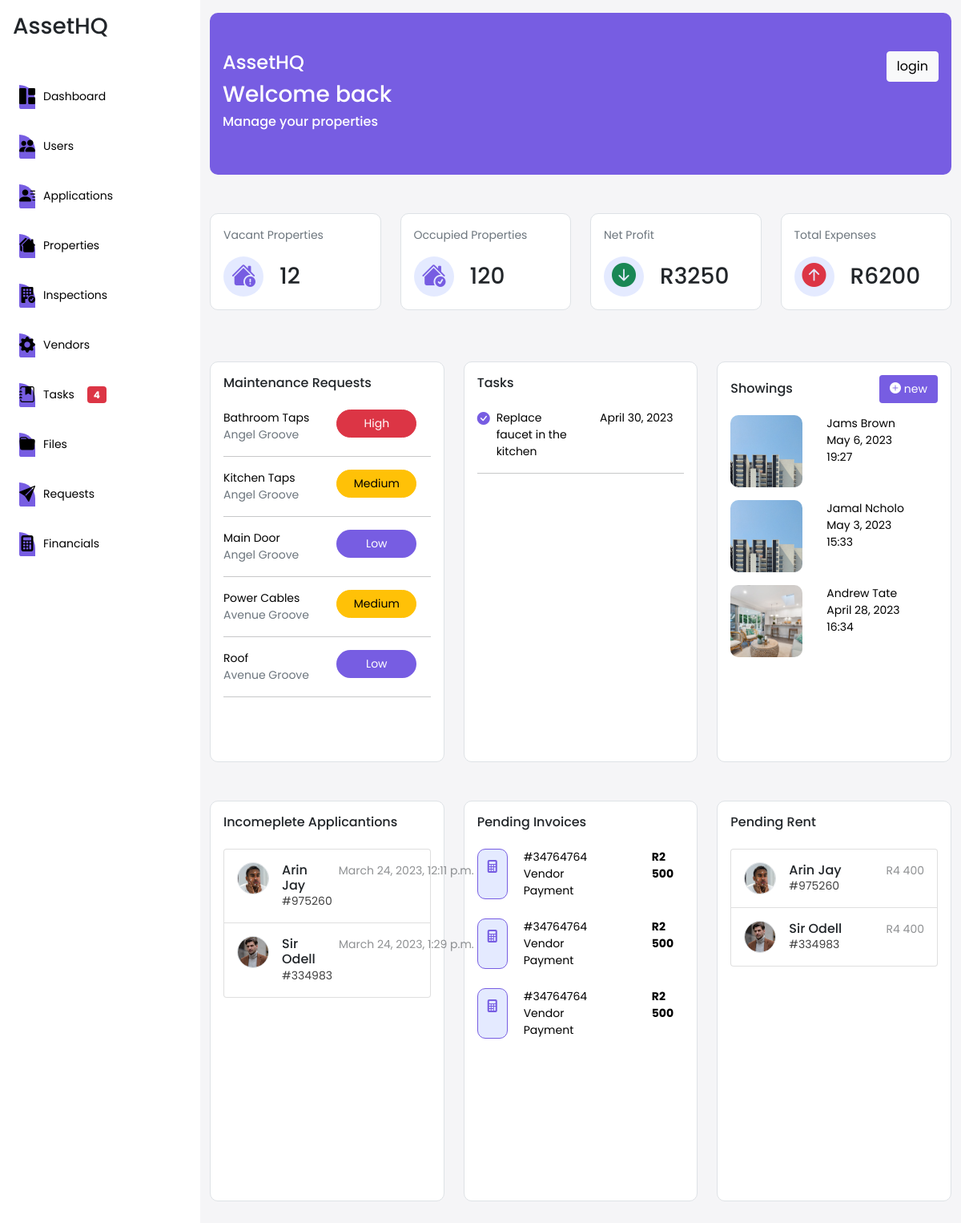
Before: / with the older database file.
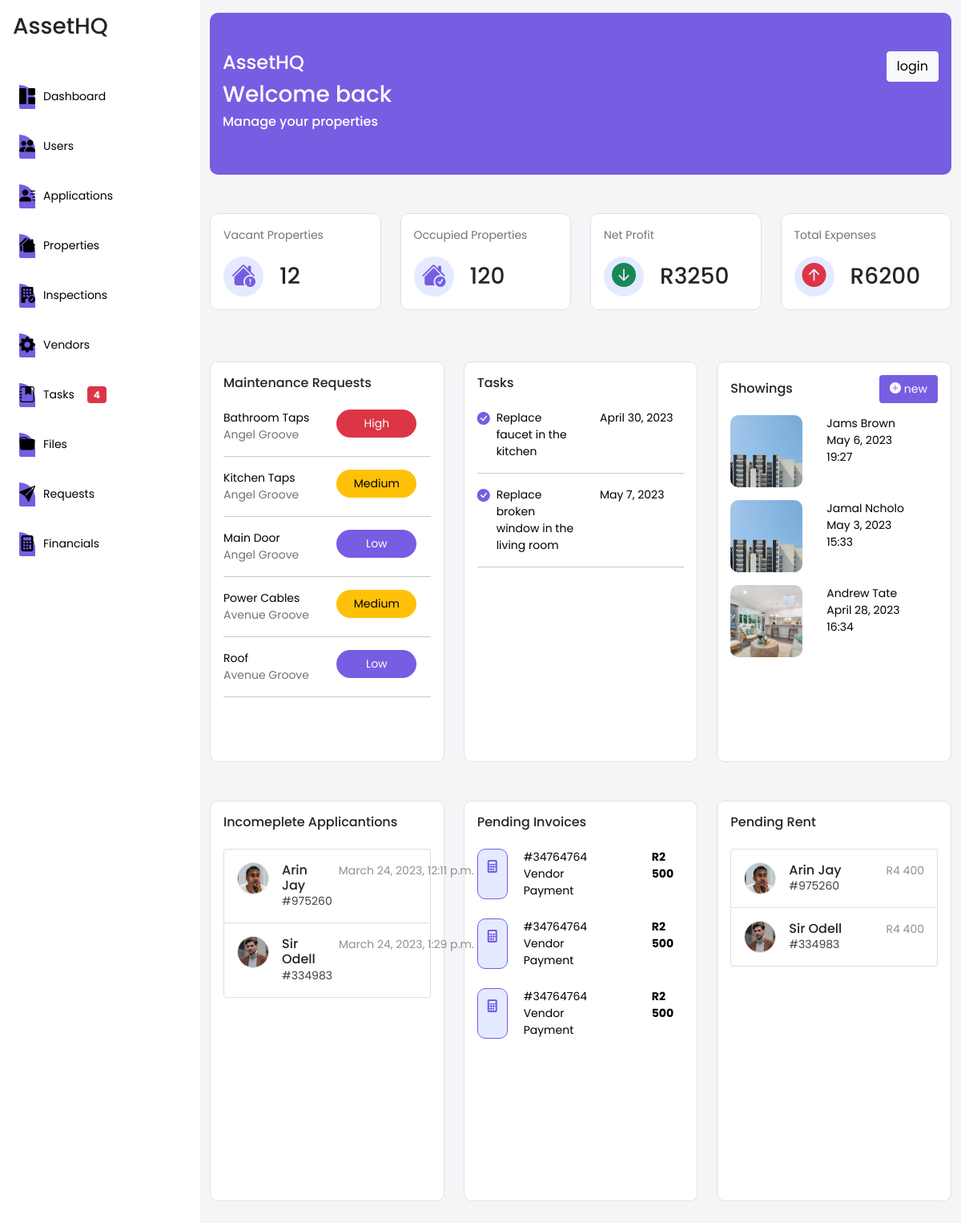
After: the same page with the newer database file.
### Requests/models.py (models this page shows, shortened)
class MaintenanceRequest(models.Model):
    property = models.ForeignKey(PropertyModel,null=True, on_delete=models.CASCADE,blank=True,default=None , related_name='Property_maintenance')
    tenant = models.ForeignKey(ApplicationModel,null=True, on_delete=models.CASCADE,blank=True,default=None , related_name='maintenance_tenant')
    assigned_manager = models.ForeignKey(ManagerModel,null=True, on_delete=models.CASCADE,blank=True,default=None , related_name='maintenance_manager')
    owners = models.ManyToManyField(OwnerModel,blank=True,default=None , related_name='maintenance_owner')
    vendor = models.ForeignKey(VendorModel,null=True, on_delete=models.CASCADE,blank=True,default=None , related_name='maintenance_vendor')
    title =  models.CharField(max_length=255)
    description = models.TextField(blank = True)
    image = models.ImageField(null=True, blank=True,upload_to='static/images')
    status = models.ForeignKey(MaintenanceStatusModel,null=True, on_delete=models.CASCADE,blank=True,default=None , related_name='maintenance_status')
    priority = models.ForeignKey(PriorityModel,null=True, on_delete=models.CASCADE,blank=True,default=None , related_name='maintenance_priority')
    date_completed = models.DateTimeField(null=True, blank=True)
    date_created = models.DateTimeField(auto_now_add=True, null=True)

class PriorityModel(models  .Model):
    name = models.CharField(max_length=255)
    date_created = models.DateTimeField(auto_now_add=True, null=True)

### property/models.py (models this page shows, shortened)
class PropertyModel(models.Model):
    listing_number = models.CharField(max_length=200,null=True,blank=True)
    propertyName = models.CharField(max_length=200,null=True,blank=True)
    street = models.CharField(max_length=200,null=True,blank=True)
    town = models.CharField(max_length=200,null=True,blank=True)
    city = models.CharField(max_length=200,null=True,blank=True)
    postal_code = models.CharField(max_length=200,null=True,blank=True)
    province = models.CharField(max_length=200,null=True,blank=True)
    property_for = models.ForeignKey(PropertyForModel,null=True, on_delete=models.CASCADE,blank=True,default=None , related_name='property_is_for')
    property_type = models.ForeignKey(PropertyTypeModel,null=True, on_delete=models.CASCADE,blank=True,default=None , related_name='property_type')
    features_property = models.ManyToManyField(PropertyFeatures,blank=True,default=None , related_name='propertyfeatures')
    availability = models.ForeignKey(AvailabilityModel,null=True, on_delete=models.CASCADE,blank=True,default=None , related_name='property_availability')
    bedrooms = models.DecimalField(max_digits=10, decimal_places=1)
    bathrooms = models.DecimalField(max_digits=10, decimal_places=1)
    garage = models.CharField(max_length=200,null=True,blank=True)
    Floor_Size = models.DecimalField(max_digits=10, decimal_places=2)
    Erf_Size = models.DecimalField(max_digits=10, decimal_places=2)
    Description = models.TextField(blank = True)
    Furnished = models.CharField(max_length=200,null=True,blank=True)
    eletricity_type = models.ForeignKey(EletricityModel,null=True, on_delete=models.CASCADE,blank=True,default=None , related_name='eletricity_type')
    owners = models.ManyToManyField(OwnerModel,blank=True,default=None , related_name='property_owner')
    managers = models.ManyToManyField(ManagerModel,blank=True,default=None , related_name='property_managers')
    property_applications = models.ManyToManyField(ApplicationModel,blank=True,default=None , related_name='property_applicants')
    tenants = models.ManyToManyField(PropertyTenant,blank=True,default=None , related_name='listing_tenants')
    property_tenant = models.ForeignKey(ApplicationModel,null=True, on_delete=models.CASCADE,blank=True,default=None , related_name='moved_in_tenant')
    price = models.DecimalField(max_digits=10, decimal_places=2,null=True, blank=True)
    status = models.CharField(max_length=200,null=True,blank=True,default='Active')
    coverImage = models.ImageField(null=True, blank=True,upload_to='static/images')
    image1 = models.ImageField(null=True, blank=True,upload_to='static/images')
    image2 = models.ImageField(null=True, blank=True,upload_to='static/images')
    image3 = models.ImageField(null=True, blank=True,upload_to='static/images')
    updated_at = models.DateTimeField(auto_now=True)
    date_created = models.DateTimeField(auto_now_add=True, null=True)

class PropertyViewings(models.Model):
    property = models.ForeignKey(PropertyModel,null=True, on_delete=models.CASCADE,blank=True,default=None , related_name='Showing_Property')
    viewing_date = models.DateField(auto_now=False)
    viewing_time = models.CharField(max_length=200,null=True,blank=True)
    client = models.CharField(max_length=200,null=True,blank=True)
    contact = models.CharField(max_length=200,null=True,blank=True)
    status = models.CharField(max_length=200,null=True,blank=True,default='Pending')
    date_created = models.DateTimeField(auto_now_add=True, null=True)

### Tasks/models.py (models this page shows, shortened)
class TaskModel(models.Model):
    task_number = models.CharField(max_length=200,null=True,blank=True)
    property = models.ForeignKey(PropertyModel,null=True, on_delete=models.CASCADE,blank=True,default=None , related_name='Task_Property')
    owners = models.ManyToManyField(OwnerModel,blank=True,default=None , related_name='Task_owner')
    managers = models.ManyToManyField(ManagerModel,blank=True,default=None , related_name='Task_managers')
    created_by = models.ForeignKey(ManagerModel,null=True, on_delete=models.CASCADE,blank=True,default=None , related_name='created_byTask')
    asssigned_vendor = models.ManyToManyField(VendorModel,blank=True,default=None , related_name='Task_vendors')
    title = models.CharField(max_length=255)
    description = models.TextField(blank=True, null=True)
    status = models.ForeignKey(TaskStatusModel,null=True, on_delete=models.CASCADE,blank=True,default=None , related_name='Task_status')
    due_date = models.DateField()
    date_created = models.DateTimeField(auto_now_add=True, null=True)

### applications/models.py (models this page shows, shortened)
class ApplicationModel(models.Model):
    user = models.ForeignKey(UserModel,null=True, on_delete=models.CASCADE,blank=True,default=None , related_name='application_user')
    application_number = models.CharField(max_length=200,null=True,blank=True)
    first_name = models.CharField(max_length=200,null=True,blank=True)
    last_name = models.CharField(max_length=200,null=True,blank=True)
    email = models.CharField(max_length=200,null=True,blank=True)
    phone = models.CharField(max_length=200,null=True,blank=True)
    street = models.CharField(max_length=200,null=True,blank=True)
    town = models.CharField(max_length=200,null=True,blank=True)
    city = models.CharField(max_length=200,null=True,blank=True)
    postal_code = models.CharField(max_length=200,null=True,blank=True)
    province = models.CharField(max_length=200,null=True,blank=True)
    application_type = models.CharField(max_length=200,null=True,blank=True)
    role = models.CharField(max_length=200,null=True,blank=True,default='applicant')
    active = models.CharField(max_length=200,null=True,blank=True,default='active')
    profile_pic = models.ImageField(null=True, blank=True,upload_to='static/images')
    management = models.ManyToManyField(ManagerModel,blank=True,default=None , related_name='application_managers')
    date_created = models.DateTimeField(auto_now_add=True, null=True)

### client/views.py (the view)
# urls.py: path('',views.IndexView,name='index'),
def IndexView(request):
    properties = PropertyModel.objects.all()
    propertyShowingsCount = PropertyViewings.objects.filter(status = 'Pending').count()
    if propertyShowingsCount <= 3:
        propertyShowings = PropertyViewings.objects.filter(status = 'Pending')[:3]
        view_more = 'False'
    else:
        propertyShowings = PropertyViewings.objects.filter(status = 'Pending')[:3]
        view_more = 'True'
    maintenance_Pending = MaintenanceStatusModel.objects.get(name = 'Pending')
    maintenance_request = MaintenanceRequest.objects.filter(status = maintenance_Pending)
    task_status = TaskStatusModel.objects.get(name = 'Open')
    open_task = TaskModel.objects.filter(status = task_status)
    applications =  ApplicationModel.objects.all()
    properties_viewings = PropertyModel.objects.all()
    Expenses = ExpenseModel.objects.all()
    total_expense = Expenses.aggregate(Sum('amount'))['amount__sum'] or 0
    All_Expenses = total_expense
    rent_roll = RentModel.objects.all()
    total_rent_roll = rent_roll.aggregate(Sum('amount'))['amount__sum'] or 0
    income = IncomeModel.objects.all()
    total_incomes = income.aggregate(Sum('amount'))['amount__sum'] or 0
    Total_Income = (total_rent_roll + total_incomes) - All_Expenses
    context = {
        "maintenance_request" : maintenance_request,
        "open_task" : open_task,
        "applications" : applications,
        "properties_viewings": properties_viewings,
        "All_Expenses" : All_Expenses,
        "Total_Income" : Total_Income,
        "propertyShowings" : propertyShowings,
        "properties" : properties,
        "view_more" : view_more
    }
    return render(request,'client/index.html',context)

### client/templates/client/index.html (shortened to what the changed rows need)
{% extends 'client/base.html' %}
{% block content %}
<div class="row">
  <div class="col-12 col-md-12 col-lg-4 mb-5">
    <div class="main-container border p-3 dashboard-cards">
      <h6 class="mb-4">Maintenance Requests</h6>
      {% for data in maintenance_request %}
      <a href="{% url 'request-details' data.id %}">
        <div class="row link-hover">
          <div class="col">
            <p class="mb-0">{{data.title}}</p>
            <p class="text-secondary">{{data.property.propertyName}}</p>
          </div>
          <div class="col">
            {% if data.priority.name == 'High' %}
            <button class="btn btn-danger rounded-pill btn-fonts">
              {{data.priority.name}}
            </button>
            {% elif data.priority.name == 'Medium' %}
            <button class="btn btn-warning rounded-pill btn-fonts">
              {{data.priority.name}}
            </button>
            {% elif data.priority.name == 'Low' %}
            <button class="btn btn-style rounded-pill btn-fonts">
              {{data.priority.name}}
            </button>
            {% endif %}
          </div>
        </div>
      </a>
      <hr class="mt-0" />
      {% endfor %}
    </div>
  </div>
  <div class="col-12 col-md-12 col-lg-4 mb-5">
    <div class="main-container border p-3 dashboard-cards">
      <h6 class="mb-4">Tasks</h6>
      {% for data in open_task %}
      <a href="{% url 'view-task' data.id %}">
        <div class="row link-hover">
          <div class="col-1">
            <i class="bi bi-check-circle-fill dashboard-task-icon"></i>
          </div>
          <div class="col">
            <p>{{data.title}}</p>
          </div>
          <div class="col">
            <p>{{data.due_date}}</p>
          </div>
        </div>
      </a>
      <hr class="mt-0" />
      {% endfor %}
    </div>
  </div>
  <div class="col-12 col-md-12 col-lg-4 mb-5">
    <div class="main-container border p-3 dashboard-cards">
      {% for data in propertyShowings %}
      <a href="{% url 'property-viewings' data.property.id %}">
        <div class="d-flex mb-3 link-hover">
          <img
            src="{{data.property.coverImage.url}}"
            alt=""
            class="property_dashboard_image"
          />
          <div>
            <p class="mb-0">{{data.client}}</p>
            <p class="mb-0">{{data.viewing_date}}</p>
            <p>{{data.viewing_time}}</p>
          </div>
        </div>
      </a>
      {% endfor %}
    </div>
  </div>
  <div class="col-12 col-md-12 col-lg-4 mb-5">
    <div class="main-container border p-3 dashboard-cards">
      <div class="list-group">
        {% for data in applications %}
        <a
          href="{% url 'application-details' data.id %}"
          class="list-group-item list-group-item-action d-flex gap-3 py-3"
          aria-current="true"
        >
          {% if data.profile_pic %}
          <img
            src="{{data.profile_pic.url}}"
            alt="twbs"
            width="40"
            height="40"
            class="rounded-circle flex-shrink-0 border"
            style="object-fit: cover"
          />
          {% endif %}
          <div class="d-flex gap-2 w-100 justify-content-between">
            <div>
              <h6 class="mb-0">{{data.first_name}} {{data.last_name}}</h6>
              <p class="mb-0 opacity-75">#{{data.application_number}}</p>
            </div>
            <small class="opacity-50 text-nowrap">{{data.date_created}}</small>
          </div>
        </a>
        {% endfor %}
      </div>
    </div>
  </div>
  <div class="col-12 col-md-12 col-lg-4 mb-5">
    <div class="main-container border p-3 dashboard-cards">
      <div class="list-group">
        {% for data in applications %}
        <a
          href="{% url 'application-details' data.id %}"
          class="list-group-item list-group-item-action d-flex gap-3 py-3"
          aria-current="true"
        >
          {% if data.profile_pic %}
          <img
            src="{{data.profile_pic.url}}"
            alt="twbs"
            width="40"
            height="40"
            class="rounded-circle flex-shrink-0 border"
            style="object-fit: cover"
          />
          {% endif %}
          <div class="d-flex gap-2 w-100 justify-content-between">
            <div>
              <h6 class="mb-0">{{data.first_name}} {{data.last_name}}</h6>
              <p class="mb-0 opacity-75">#{{data.application_number}}</p>
            </div>
            <small class="opacity-50 text-nowrap">R4 400</small>
          </div>
        </a>
        {% endfor %}
      </div>
    </div>
  </div>
</div>
{% endblock %}

Changed rows visible on the page:
now on this page (row edited): TaskModel: title "Replace broken window in the living room", due_date "May 7, 2023"
